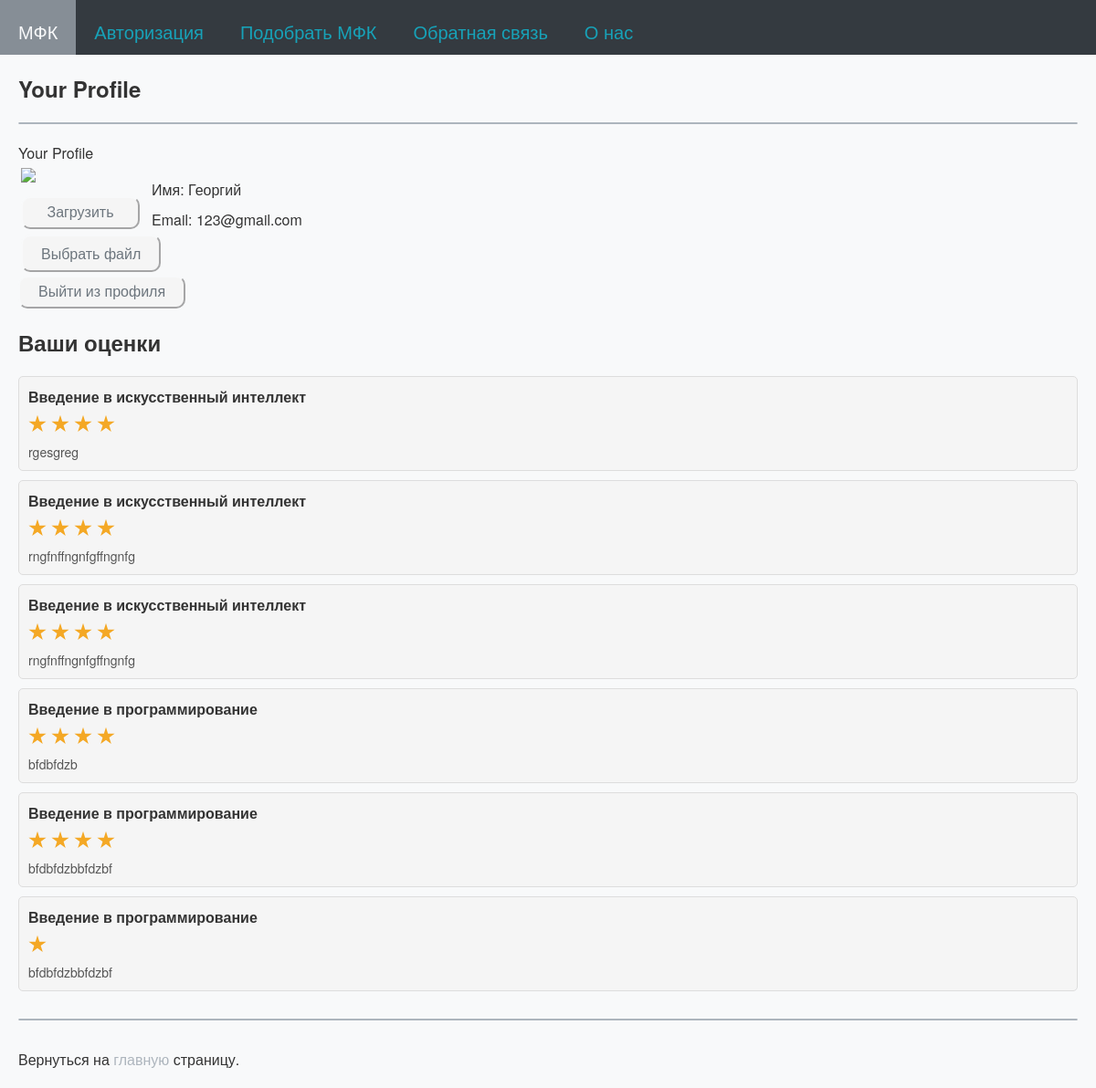
Screenshot of /profile (signed in) with the database file from the repository.
### tables this page shows
CREATE TABLE users (
id integer PRIMARY KEY AUTOINCREMENT,
name text NOT NULL,
email text NOT NULL,
psw text NOT NULL,
avatar BLOB DEFAULT NULL,
comments_numb integer,
time integer NOT NULL
);

CREATE TABLE comments (
id integer PRIMARY KEY AUTOINCREMENT,
username text,
text text,
mfkname text,
score text,
mfktitle text
);

### testApp.py (the view, shortened to what this page needs)
@app.route('/profile')
@login_required
def profile():
    for i in dbase.getUserCommentsNumb(current_user.getName()):
        print("i.score = ", i)
    your_comments = dbase.getUserCommentsNumb(current_user.getName())
    return render_template('profile.html', my_text="Your Profile", menu=menu, your_comments=your_comments)

### FDataBase.py (called while the page is built)
    def getUser(self, user_id):
        try:
            self.__cur.execute(f"SELECT * FROM users WHERE id = {user_id} LIMIT 1")
            res = self.__cur.fetchone()
            if not res:
                print("Пользователь не найден")
                return False
            return res
        except sqlite3.Error as e:
            print("Ошибка получения данных из БД " + str(e))
        return False

    def getUserCommentsNumb(self, name):
        try:
            self.__cur.execute(f"SELECT * FROM comments WHERE username LIKE '{name}'")
            res = self.__cur.fetchall()
            if res:
                return res
        except sqlite3.Error as e:
            print("Ошибка получения статьи из БД " + str(e))
        return (False, False)

### UserLogin.py (called while the page is built)
    def fromDB(self, user_id, db):
        self.__user = db.getUser(user_id)
        return self

    def getName(self):
        return self.__user['name'] if self.__user else "Без имени"

    def getEmail(self):
        return self.__user['email'] if self.__user else "Без email"

### testApp.py (called while the page is built)
def connect_db():
    conn = sqlite3.connect(app.config['DATABASE'])
    conn.row_factory = sqlite3.Row
    return conn

def get_db():
    if not hasattr(g, 'link_db'):
        g.link_db = connect_db()
    return g.link_db

@app.before_request
def before_request():
    global dbase
    db = get_db()
    dbase = FDataBase(db)

@login_manager.user_loader
def load_user(user_id):
    print("load_user")
    return UserLogin().fromDB(user_id, dbase)

### templates/profile.html (shortened to what this page needs)
{% extends 'index.html' %}
{% block content %}
{{ super() }}
<table border="0" class="profile-table">
         <tr>
             <td valign="top">
                   <div class="profile-ava"><img src="{{ url_for('userava') }}"></div>
                   <div class="profile-load">
                   <form action="{{url_for('upload')}}" method="POST" enctype="multipart/form-data">
                        <input class="my_btn" type="submit" value="Загрузить">
                        <div style="margin: 15px 0px 10px 0px;">
                            <label class="choose_file_label">
                                Выбрать&nbsp;файл
                            </label>
                        </div>
                   </form>
                   </div>
            </td>
            <td valign="top" class="profile-panel">
                   <ul class="profile-info">
                   <li>Имя: {{ current_user.getName() }}</li>
                   <li>Email: {{ current_user.getEmail() }}</li>
                   </ul>
            </td>
         </tr>
</table>
<a class="my_a" href="{{url_for('logout')}}"><button class="my_btn">Выйти из профиля</button></a>
    <h2>Ваши оценки</h2>
    <ul class="list-comments">
        {% for m in your_comments %}
            <li>
                <p style="margin: 0px 0 0px 0;" class="title">
                    {{m.mfktitle}}
                    <div class="comment_stars_background comment_container container">
                      <div class="comment_stars_background container__items">
                        {% for i in range(m.score|int) %}
                          <label class="comment_stars_background my_label" for="">
                            <div class="star-stroke">
                            </div>
                          </label>
                        {% endfor %}
                      </div>
                    </div>
                <p class="annonce">{{ m.text }}</p>
            </li>
        {% endfor %}
    </ul>
{% endblock %}

### static/css/style.css (style rules this page uses)
body { font-family: 'Helvetica Neue', Helvetica, sans-serif; margin: 0; padding: 0; background-color: #f8f9fa; }
a { color: #007bff; text-decoration: none; }
ul.list-comments { list-style: none; margin: 0; padding: 0; }
ul.list-comments li { margin: 10px 0; padding: 10px; background: #f5f5f5; border: 1px solid #ddd; border-radius: 5px; }
ul.list-comments .title { margin: -15px 0 10px 0; font-size: 16px; font-weight: bold; color: #333; }
ul.list-comments .annonce { margin: 10px 0 0 0; font-size: 14px; color: #555; }
.my_a { color: #333; }
.profile-table { border: none; }
.profile-ava img { max-width: 100%; height: auto; max-width: 130px; }
.profile-load { margin-top: 10px; max-width: 130px; }
.profile-load input[type="submit"] { display: block; width: 100%; margin-bottom: 5px; max-width: 130px; }
.profile-panel { padding: 10px; }
.profile-info { list-style: none; padding: 0; margin: 0; }
.profile-info li { padding-top: 5px; padding-bottom: 5px; }
:root { --primary-colour: #f8f9fa; --secondary-colour: hsl(38 90% 55%); --star-colour: hsl(38 90% 55%); }
.my_label { margin-right: 5px; }
.container { background: #f8f9fa; margin: 0; padding: 0; display: flex; align-items: center; }
.container .container__items { display: flex; align-items: left; justify-content: left; gap: -50px; }
.container .container__items label { aspect-ratio: 1; }
.container .container__items label .star-stroke { display: grid; place-items: center; width: 20px; height: 20px; background: var(--secondary-colour); clip-path: polygon(50% 0%, 61% 35%, 98% 35%, 68% 57%, 79% 91%, 50% 70%, 21% 91%, 32% 57%, 2% 35%, 39% 35%); }
.comment_container { background: #f8f9fa; margin: 0; padding: 0; display: flex; align-items: center; }
.comment_stars_background { background: #f5f5f5; padding: 3px 0px 0px 0px ; }
.my_btn { background-color: #f5f5f5; border-color: #f8f9fa; color: #6c757d; border-radius: 10px; padding: 7px 20px; font-size: 16px; border-style: outset; }
.choose_file_label { background-color: #f5f5f5; color: #6c757d; border-radius: 10px; padding: 7px 20px; border: 2px solid #f8f9fa; border-style: outset; font-size: 16px; cursor:pointer; }

### rows the page displays
users: getName "Георгий", getEmail "123@gmail.com"
comments: mfktitle "Введение в искусственный интеллект", score "4" (drawn), text "rgesgreg"
comments: mfktitle "Введение в искусственный интеллект", score "4" (drawn), text "rngfnffngnfgffngnfg"
comments: mfktitle "Введение в искусственный интеллект", score "4" (drawn), text "rngfnffngnfgffngnfg"
comments: mfktitle "Введение в программирование", score "4" (drawn), text "bfdbfdzb"
comments: mfktitle "Введение в программирование", score "4" (drawn), text "bfdbfdzbbfdzbf"
comments: mfktitle "Введение в программирование", score "1" (drawn), text "bfdbfdzbbfdzbf"

### other values shown
{{ m.title }} "МФК" "Авторизация" "Подобрать МФК" "Обратная связь" "О нас"
{{ my_text }} "Your Profile"
